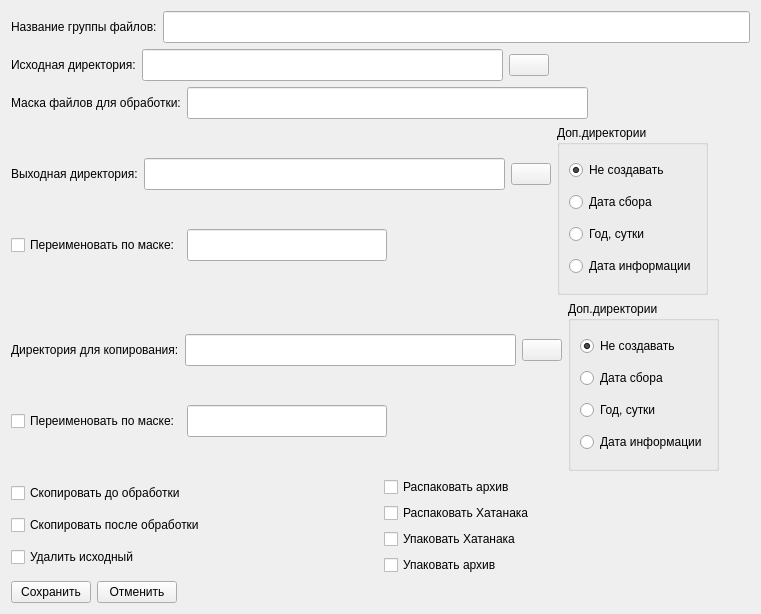
<?xml version="1.0" encoding="UTF-8"?>
<ui version="4.0">
 <class>FEditServ</class>
 <widget class="QWidget" name="FEditServ">
  <property name="windowModality">
   <enum>Qt::ApplicationModal</enum>
  </property>
  <property name="geometry">
   <rect>
    <x>0</x>
    <y>0</y>
    <width>761</width>
    <height>614</height>
   </rect>
  </property>
  <property name="windowTitle">
   <string>Редактирование записи автосбора</string>
  </property>
  <layout class="QGridLayout" name="gridLayout">
   <item row="0" column="0">
    <layout class="QHBoxLayout" name="horizontalLayout">
     <item>
      <widget class="QLabel" name="label">
       <property name="text">
        <string>Название группы файлов:</string>
       </property>
      </widget>
     </item>
     <item>
      <widget class="QLineEdit" name="le_opis">
       <property name="minimumSize">
        <size>
         <width>381</width>
         <height>32</height>
        </size>
       </property>
      </widget>
     </item>
    </layout>
   </item>
   <item row="1" column="0">
    <layout class="QHBoxLayout" name="horizontalLayout_7">
     <item>
      <layout class="QHBoxLayout" name="horizontalLayout_2">
       <item>
        <widget class="QLabel" name="label_2">
         <property name="text">
          <string>Исходная директория:</string>
         </property>
        </widget>
       </item>
       <item>
        <widget class="QLineEdit" name="le_isdir">
         <property name="minimumSize">
          <size>
           <width>361</width>
           <height>32</height>
          </size>
         </property>
         <property name="readOnly">
          <bool>true</bool>
         </property>
        </widget>
       </item>
       <item>
        <widget class="QPushButton" name="pb_isdir">
         <property name="text">
          <string/>
         </property>
         <property name="icon">
          <iconset resource="res.qrc">
           <normaloff>:/res/1/folder.png</normaloff>:/res/1/folder.png</iconset>
         </property>
        </widget>
       </item>
      </layout>
     </item>
     <item>
      <spacer name="horizontalSpacer_2">
       <property name="orientation">
        <enum>Qt::Horizontal</enum>
       </property>
       <property name="sizeHint" stdset="0">
        <size>
         <width>40</width>
         <height>20</height>
        </size>
       </property>
      </spacer>
     </item>
    </layout>
   </item>
   <item row="2" column="0">
    <layout class="QHBoxLayout" name="horizontalLayout_4">
     <item>
      <widget class="QLabel" name="label_4">
       <property name="text">
        <string>Маска файлов для обработки:</string>
       </property>
      </widget>
     </item>
     <item>
      <widget class="QLineEdit" name="le_maska">
       <property name="minimumSize">
        <size>
         <width>401</width>
         <height>32</height>
        </size>
       </property>
      </widget>
     </item>
     <item>
      <spacer name="horizontalSpacer_4">
       <property name="orientation">
        <enum>Qt::Horizontal</enum>
       </property>
       <property name="sizeHint" stdset="0">
        <size>
         <width>40</width>
         <height>20</height>
        </size>
       </property>
      </spacer>
     </item>
    </layout>
   </item>
   <item row="3" column="0">
    <layout class="QHBoxLayout" name="horizontalLayout_9">
     <item>
      <layout class="QVBoxLayout" name="verticalLayout_5">
       <item>
        <layout class="QHBoxLayout" name="horizontalLayout_3">
         <item>
          <widget class="QLabel" name="label_3">
           <property name="text">
            <string>Выходная директория:</string>
           </property>
          </widget>
         </item>
         <item>
          <widget class="QLineEdit" name="le_vixdir">
           <property name="minimumSize">
            <size>
             <width>361</width>
             <height>32</height>
            </size>
           </property>
           <property name="readOnly">
            <bool>true</bool>
           </property>
          </widget>
         </item>
         <item>
          <widget class="QPushButton" name="pb_vixdir">
           <property name="text">
            <string/>
           </property>
           <property name="icon">
            <iconset resource="res.qrc">
             <normaloff>:/res/1/folder_go.png</normaloff>:/res/1/folder_go.png</iconset>
           </property>
          </widget>
         </item>
        </layout>
       </item>
       <item>
        <layout class="QHBoxLayout" name="horizontalLayout_5">
         <item>
          <widget class="QCheckBox" name="cb_prvd">
           <property name="text">
            <string>Переименовать по маске:</string>
           </property>
          </widget>
         </item>
         <item>
          <widget class="QLineEdit" name="le_maskvd">
           <property name="minimumSize">
            <size>
             <width>200</width>
             <height>32</height>
            </size>
           </property>
          </widget>
         </item>
         <item>
          <spacer name="horizontalSpacer">
           <property name="orientation">
            <enum>Qt::Horizontal</enum>
           </property>
           <property name="sizeHint" stdset="0">
            <size>
             <width>40</width>
             <height>20</height>
            </size>
           </property>
          </spacer>
         </item>
        </layout>
       </item>
      </layout>
     </item>
     <item>
      <widget class="QGroupBox" name="groupBox">
       <property name="title">
        <string>Доп.директории</string>
       </property>
       <property name="checkable">
        <bool>false</bool>
       </property>
       <layout class="QVBoxLayout" name="verticalLayout">
        <item>
         <widget class="QRadioButton" name="rb_ns">
          <property name="text">
           <string>Не создавать</string>
          </property>
          <property name="checked">
           <bool>true</bool>
          </property>
         </widget>
        </item>
        <item>
         <widget class="QRadioButton" name="rb_dat">
          <property name="text">
           <string>Дата сбора</string>
          </property>
         </widget>
        </item>
        <item>
         <widget class="QRadioButton" name="rb_god">
          <property name="text">
           <string>Год, сутки</string>
          </property>
         </widget>
        </item>
        <item>
         <widget class="QRadioButton" name="rb_sut">
          <property name="text">
           <string>Дата информации</string>
          </property>
         </widget>
        </item>
       </layout>
      </widget>
     </item>
     <item>
      <spacer name="horizontalSpacer_3">
       <property name="orientation">
        <enum>Qt::Horizontal</enum>
       </property>
       <property name="sizeHint" stdset="0">
        <size>
         <width>40</width>
         <height>20</height>
        </size>
       </property>
      </spacer>
     </item>
    </layout>
   </item>
   <item row="4" column="0">
    <layout class="QHBoxLayout" name="horizontalLayout_11">
     <item>
      <layout class="QVBoxLayout" name="verticalLayout_6">
       <item>
        <layout class="QHBoxLayout" name="horizontalLayout_8">
         <item>
          <widget class="QLabel" name="label_7">
           <property name="text">
            <string>Директория для копирования:</string>
           </property>
          </widget>
         </item>
         <item>
          <widget class="QLineEdit" name="le_copdir">
           <property name="minimumSize">
            <size>
             <width>331</width>
             <height>32</height>
            </size>
           </property>
           <property name="readOnly">
            <bool>true</bool>
           </property>
          </widget>
         </item>
         <item>
          <widget class="QPushButton" name="pb_copdir">
           <property name="text">
            <string/>
           </property>
           <property name="icon">
            <iconset resource="res.qrc">
             <normaloff>:/res/1/folder_go.png</normaloff>:/res/1/folder_go.png</iconset>
           </property>
          </widget>
         </item>
        </layout>
       </item>
       <item>
        <layout class="QHBoxLayout" name="horizontalLayout_6">
         <item>
          <widget class="QCheckBox" name="cb_prcd">
           <property name="text">
            <string>Переименовать по маске:</string>
           </property>
          </widget>
         </item>
         <item>
          <widget class="QLineEdit" name="le_maskcd">
           <property name="minimumSize">
            <size>
             <width>200</width>
             <height>32</height>
            </size>
           </property>
          </widget>
         </item>
         <item>
          <spacer name="horizontalSpacer_6">
           <property name="orientation">
            <enum>Qt::Horizontal</enum>
           </property>
           <property name="sizeHint" stdset="0">
            <size>
             <width>40</width>
             <height>20</height>
            </size>
           </property>
          </spacer>
         </item>
        </layout>
       </item>
      </layout>
     </item>
     <item>
      <widget class="QGroupBox" name="groupBox_2">
       <property name="title">
        <string>Доп.директории</string>
       </property>
       <layout class="QVBoxLayout" name="verticalLayout_4">
        <item>
         <widget class="QRadioButton" name="rb_nsc">
          <property name="text">
           <string>Не создавать</string>
          </property>
          <property name="checked">
           <bool>true</bool>
          </property>
         </widget>
        </item>
        <item>
         <widget class="QRadioButton" name="rb_datc">
          <property name="text">
           <string>Дата сбора</string>
          </property>
         </widget>
        </item>
        <item>
         <widget class="QRadioButton" name="rb_godc">
          <property name="text">
           <string>Год, сутки</string>
          </property>
         </widget>
        </item>
        <item>
         <widget class="QRadioButton" name="rb_sutc">
          <property name="text">
           <string>Дата информации</string>
          </property>
         </widget>
        </item>
       </layout>
      </widget>
     </item>
     <item>
      <spacer name="horizontalSpacer_7">
       <property name="orientation">
        <enum>Qt::Horizontal</enum>
       </property>
       <property name="sizeHint" stdset="0">
        <size>
         <width>13</width>
         <height>17</height>
        </size>
       </property>
      </spacer>
     </item>
    </layout>
   </item>
   <item row="5" column="0">
    <layout class="QHBoxLayout" name="horizontalLayout_15">
     <item>
      <layout class="QVBoxLayout" name="verticalLayout_2">
       <item>
        <widget class="QCheckBox" name="cb_copdobr">
         <property name="text">
          <string>Скопировать до обработки</string>
         </property>
        </widget>
       </item>
       <item>
        <widget class="QCheckBox" name="cb_coppobr">
         <property name="text">
          <string>Скопировать после обработки</string>
         </property>
        </widget>
       </item>
       <item>
        <widget class="QCheckBox" name="cb_delisx">
         <property name="text">
          <string>Удалить исходный</string>
         </property>
        </widget>
       </item>
      </layout>
     </item>
     <item>
      <layout class="QVBoxLayout" name="verticalLayout_3">
       <item>
        <widget class="QCheckBox" name="cb_rarx">
         <property name="text">
          <string>Распаковать архив</string>
         </property>
        </widget>
       </item>
       <item>
        <widget class="QCheckBox" name="cb_rhata">
         <property name="text">
          <string>Распаковать Хатанака</string>
         </property>
        </widget>
       </item>
       <item>
        <widget class="QCheckBox" name="cb_uhata">
         <property name="text">
          <string>Упаковать Хатанака</string>
         </property>
        </widget>
       </item>
       <item>
        <widget class="QCheckBox" name="cb_uarx">
         <property name="text">
          <string>Упаковать архив</string>
         </property>
        </widget>
       </item>
      </layout>
     </item>
    </layout>
   </item>
   <item row="6" column="0">
    <layout class="QHBoxLayout" name="horizontalLayout_14">
     <item>
      <layout class="QHBoxLayout" name="horizontalLayout_10">
       <item>
        <widget class="QPushButton" name="pbSave">
         <property name="text">
          <string>Сохранить</string>
         </property>
         <property name="icon">
          <iconset resource="res.qrc">
           <normaloff>:/res/1/accept_button.png</normaloff>:/res/1/accept_button.png</iconset>
         </property>
         <property name="iconSize">
          <size>
           <width>32</width>
           <height>32</height>
          </size>
         </property>
        </widget>
       </item>
       <item>
        <widget class="QPushButton" name="pbCancel">
         <property name="text">
          <string>Отменить</string>
         </property>
         <property name="icon">
          <iconset resource="res.qrc">
           <normaloff>:/res/1/cancel.png</normaloff>:/res/1/cancel.png</iconset>
         </property>
         <property name="iconSize">
          <size>
           <width>32</width>
           <height>32</height>
          </size>
         </property>
        </widget>
       </item>
      </layout>
     </item>
     <item>
      <spacer name="horizontalSpacer_5">
       <property name="orientation">
        <enum>Qt::Horizontal</enum>
       </property>
       <property name="sizeHint" stdset="0">
        <size>
         <width>365</width>
         <height>20</height>
        </size>
       </property>
      </spacer>
     </item>
    </layout>
   </item>
  </layout>
 </widget>
 <resources>
  <include location="res.qrc"/>
 </resources>
 <connections/>
</ui>
